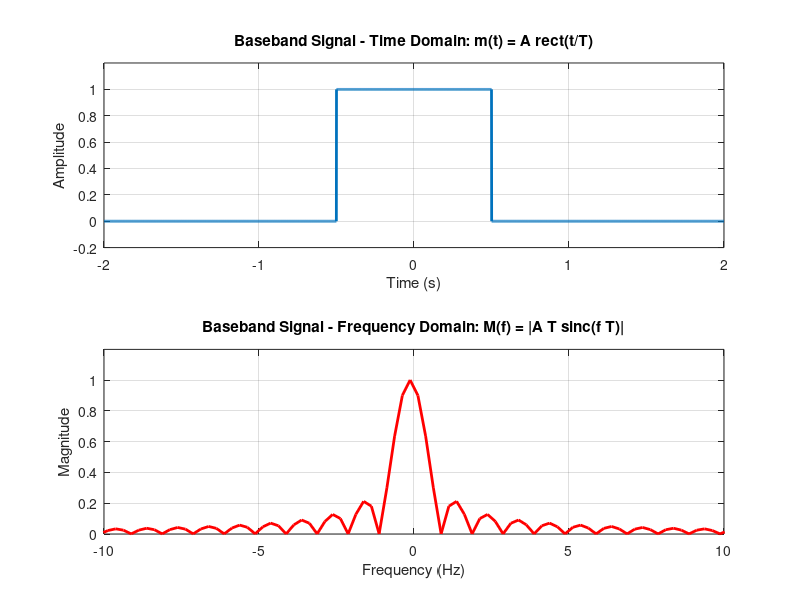
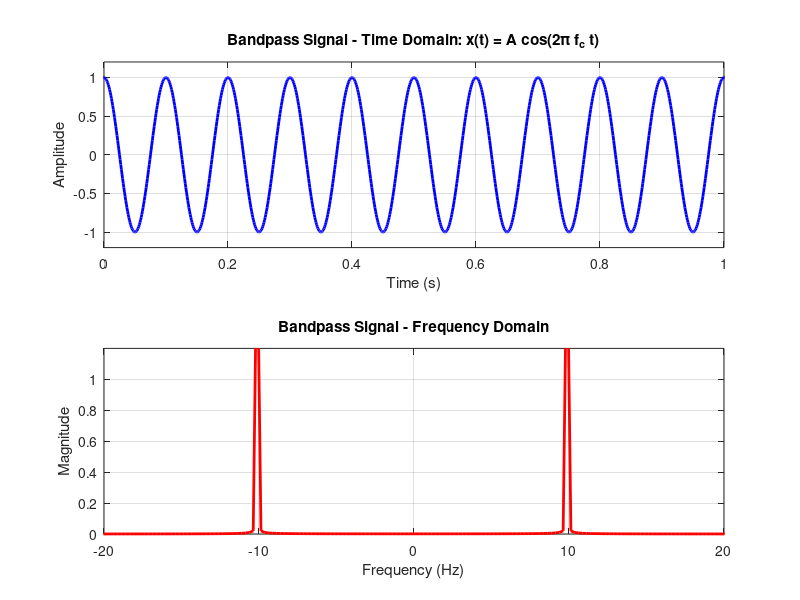

These figures' MATLAB source, in order:
%% MATLAB Script: Baseband vs Bandpass Signal Analysis
clear; clc; close all;

% --- Parameters ---
Fs = 1000;              % Sampling frequency (Hz)
T_duration = 2;         % Duration in seconds
t = -T_duration:1/Fs:T_duration; % Time vector
A = 1;                  % Amplitude
fc = 10;                % Carrier frequency for Bandpass (Hz)
T_pulse = 1;            % Pulse width for Baseband

% --- 1. Baseband Signal (Rectangular Pulse) ---
m_t = A * (abs(t) <= T_pulse/2); 

% --- 2. Bandpass Signal (Cosine Wave) ---
% Note: Usually Bandpass is m(t)*cos(2*pi*fc*t), 
% but here we use a pure Cosine to match your second plot style.
x_t = A * cos(2*pi*fc*t);

% --- Fourier Transform Calculation ---
N = length(t);
freq = (-Fs/2 : Fs/N : Fs/2 - Fs/N); % Frequency vector

% FFT for Baseband
M_f = abs(fftshift(fft(m_t)))/Fs; 
% FFT for Bandpass
X_f = abs(fftshift(fft(x_t)))/Fs;

% --- Plotting ---

% Figure 1: Baseband Signal
figure('Color', 'w');
subplot(2,1,1);
plot(t, m_t, 'LineWidth', 2);
title('Baseband Signal - Time Domain: m(t) = A rect(t/T)');
xlabel('Time (s)'); ylabel('Amplitude');
axis([-2 2 -0.2 1.2]); grid on;

subplot(2,1,2);
plot(freq, M_f, 'r', 'LineWidth', 2);
title('Baseband Signal - Frequency Domain: M(f) = |A T sinc(f T)|');
xlabel('Frequency (Hz)'); ylabel('Magnitude');
axis([-10 10 0 1.2]); grid on;

% Figure 2: Bandpass Signal
figure('Color', 'w');
subplot(2,1,1);
plot(t, x_t, 'b', 'LineWidth', 2);
title('Bandpass Signal - Time Domain: x(t) = A cos(2\pi f_c t)');
xlabel('Time (s)'); ylabel('Amplitude');
axis([0 1 -1.2 1.2]); grid on; % Zoomed in to see oscillations

subplot(2,1,2);
plot(freq, X_f, 'r', 'LineWidth', 2);
title('Bandpass Signal - Frequency Domain');
xlabel('Frequency (Hz)'); ylabel('Magnitude');
axis([-20 20 0 1.2]); grid on;
